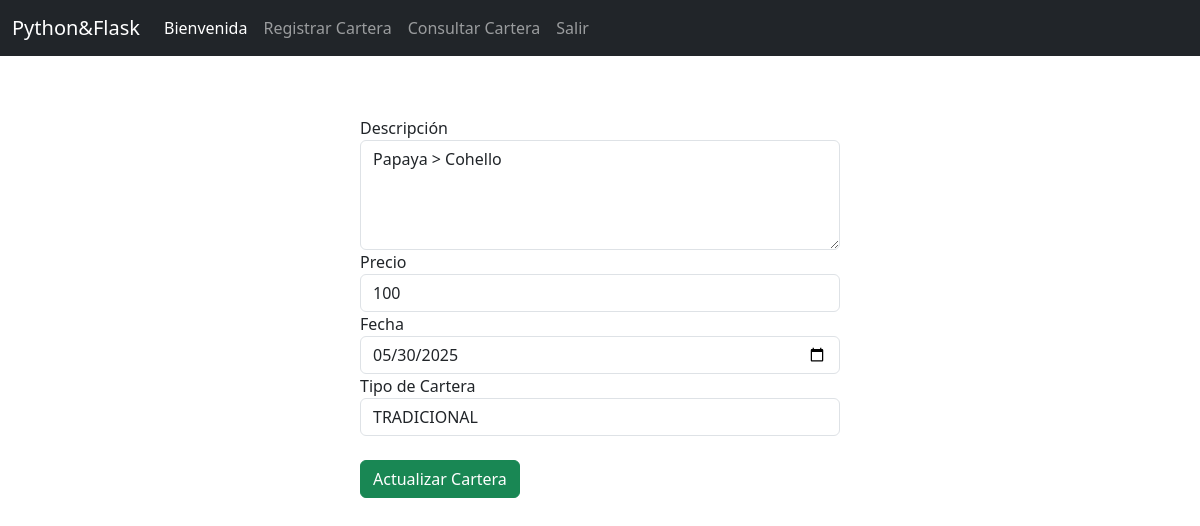
The app's page /editar-cartera/4 (signed in) with its own data.
### tables this page shows
CREATE TABLE CARTERA (
        CODCAR INTEGER PRIMARY KEY AUTOINCREMENT,
        DESCRIPCAR TEXT NOT NULL,
        PRECIOCAR TEXT NOT NULL,
        FECHACAR TEXT NOT NULL,
        CODTIPCAR INTEGER NOT NULL,
        FOREIGN KEY (CODTIPCAR) REFERENCES TIPOCARTERA(CODTIPCAR) ON DELETE RESTRICT ON UPDATE RESTRICT
    );

CREATE TABLE TIPOCARTERA (
        CODTIPCAR INTEGER PRIMARY KEY AUTOINCREMENT,
        NOMBTIPCAR TEXT NOT NULL
    );

### app.py (the view)
@app.route('/editar-cartera/<int:id>')
def editar_cartera(id):
    if 'logueado' not in session:
        return redirect('/')
    conn = get_db_connection()
    cur = conn.cursor()
    cur.execute('SELECT * FROM CARTERA WHERE CODCAR = ?', (id,))
    cartera = cur.fetchone()
    cur.execute('SELECT * FROM TIPOCARTERA')
    tipos = cur.fetchall()
    conn.close()
    return render_template('ActualizarCartera.html', cartera=cartera, tipos=tipos)

### app.py (called while the page is built)
def get_db_connection():
    conn = sqlite3.connect('bd02.db')
    conn.row_factory = sqlite3.Row
    return conn

### templates/ActualizarCartera.html (shortened to what this page needs)
{% include 'navegation2.html' %}
<div class="contenedor2">
  <form action="/actualizar-cartera/{{ cartera['CODCAR'] }}" method="POST">
    <div class="form-group">
      <label for="descripcion">Descripción</label>
      <textarea
        class="form-control"
        id="descripcion"
        name="descripcion"
        rows="4"
        required>{{ cartera['DESCRIPCAR'] }}</textarea>
    </div>
    <div class="form-group">
      <label for="precio">Precio</label>
      <input
        type="text"
        class="form-control"
        id="precio"
        name="precio"
        value="{{ cartera['PRECIOCAR'] }}"
        required
      />
    </div>
    <div class="form-group">
      <label for="fecha">Fecha</label>
      <input
        type="date"
        class="form-control"
        id="fecha"
        name="fecha"
        value="{{ cartera['FECHACAR'] }}"
        required
      />
    </div>
    <div class="form-group">
      <label for="tipo">Tipo de Cartera</label>
      <select class="form-control" id="tipo" name="tipo" required>
        {% for tipo in tipos %}
        <option value="{{ tipo['CODTIPCAR'] }}" {% if tipo['CODTIPCAR'] == cartera['CODTIPCAR'] %}selected{% endif %}>
          {{ tipo['NOMBTIPCAR'] }}
        </option>
        {% endfor %}
      </select>
    </div>
    <br />
    <button type="submit" class="btn btn-success">Actualizar Cartera</button>
  </form>
</div>

### templates/ActualizarCartera.html (style rules this page uses)
.contenedor2 { margin-right: 30%; margin-left: 30%; margin-top: 5%; }

### records on screen
CARTERA: descripcion "Papaya > Cohello", precio "100", fecha "05/30/2025", tipo "TRADICIONAL"
